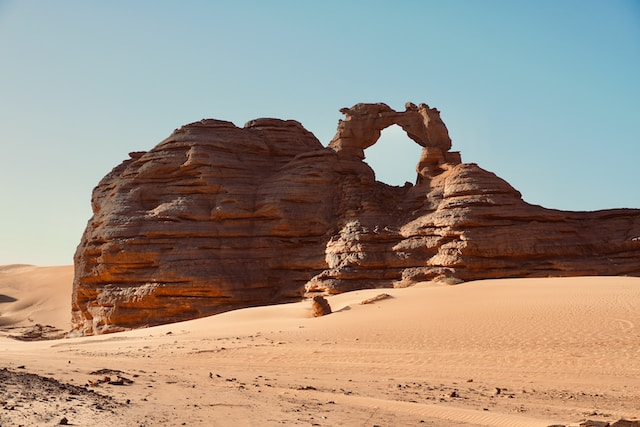
#> input picture ProiectJPEG/sample1.bmp, 640 x 427 px, given in place of sample2.bmp, which was not available
$ python main.py
#> lines starting #> are read from the running program, lines starting #| are printed output that depends on the picture; pictures that were not available may be replaced by others from this repository, and a replacement may not be noted
#> the answer given: 1
import pickle
import struct
import time
from collections import Counter
import matplotlib.pyplot as plt
import numpy as np
import matplotlib.pyplot
import matplotlib.image
from scipy import misc, ndimage
from scipy.fft import dctn, idctn
import cv2
from concurrent.futures import ThreadPoolExecutor
import heapq
import sys

Q_jpeg = [[16, 11, 10, 16, 24, 40, 51, 61],
          [12, 12, 14, 19, 26, 28, 60, 55],
          [14, 13, 16, 24, 40, 57, 69, 56],
          [14, 17, 22, 29, 51, 87, 80, 62],
          [18, 22, 37, 56, 68, 109, 103, 77],
          [24, 35, 55, 64, 81, 104, 113, 92],
          [49, 64, 78, 87, 103, 121, 120, 101],
          [72, 92, 95, 98, 112, 100, 103, 99]]

zigzag_indices = [
    0, 1, 5, 6, 14, 15, 27, 28, 2, 4, 7, 13, 16, 26, 29, 42,
    3, 8, 12, 17, 25, 30, 41, 43, 9, 11, 18, 24, 31, 40, 44, 53,
    10, 19, 23, 32, 39, 45, 52, 54, 20, 22, 33, 38, 46, 51, 55, 60,
    21, 34, 37, 47, 50, 56, 59, 61, 35, 36, 48, 49, 57, 58, 62, 63
]

sys.setrecursionlimit(2000)
Q_jpeg_np = np.array(Q_jpeg, dtype=np.float32)
zigzag_indices_np = np.array(zigzag_indices, dtype=np.int32)


# https://www.geeksforgeeks.org/dsa/huffman-coding-in-python/ de unde m am inspirat
class HuffmanNode:
    def __init__(self, freq, symbol=None):
        self.freq = freq
        self.symbol = symbol
        self.left = None
        self.right = None

    def __lt__(self, other):
        return self.freq < other.freq


def build_huff_tree(chars, freqs):
    priority_queue = [HuffmanNode(f, char) for char, f in zip(chars, freqs)]
    heapq.heapify(priority_queue)

    while len(priority_queue) > 1:
        # Iau primele 2 noduri cu frecv cea mai mica si le combin facand alt nod
        left_child = heapq.heappop(priority_queue)
        right_child = heapq.heappop(priority_queue)
        merged_node = HuffmanNode(freq=left_child.freq + right_child.freq)
        merged_node.left = left_child
        merged_node.right = right_child
        heapq.heappush(priority_queue, merged_node)

    return priority_queue[0]  # returnez varful


def build_huff_codes(node, code="", huffman_codes=None):
    if huffman_codes is None:
        huffman_codes = {}

    if node is not None:
        if node.symbol is not None:
            huffman_codes[node.symbol] = code
        build_huff_codes(node.left, code + "0", huffman_codes)
        build_huff_codes(node.right, code + "1", huffman_codes)

    return huffman_codes


def pack_to_binary(all_values, huff_dict):
    bit_list = [huff_dict[val] for val in all_values]
    bit_string = "".join(bit_list)

    # Calculez padding-ul pana la urm byte
    padding_len = 8 - (len(bit_string) % 8)
    bit_string += "0" * padding_len

    byte_arr = bytearray()
    for i in range(0, len(bit_string), 8):
        byte_arr.append(int(bit_string[i:i + 8], 2))

    return bytes(byte_arr), padding_len


def comprimareJPEG(path):
#> called with path = 'sample2.bmp'
    img = matplotlib.image.imread(path)
#> img is the input picture: shape (427, 640, 3); mean R, G, B 158.8, 145, 131.4

    # Vad daca imaginea se poate imparti in blocuri de 8x8, daca nu ii fac padding cu 0
    # print(img[:, :, 0].shape)
    h1, w1, _ = img.shape
#> h1 = 427; w1 = 640
    pad_h = (8 - (h1 % 8)) % 8
#> pad_h = 5
    pad_w = (8 - (w1 % 8)) % 8
#> pad_w = 0
    img = np.pad(img, ((0, pad_h), (0, pad_w), (0, 0)), mode='constant', constant_values=0)
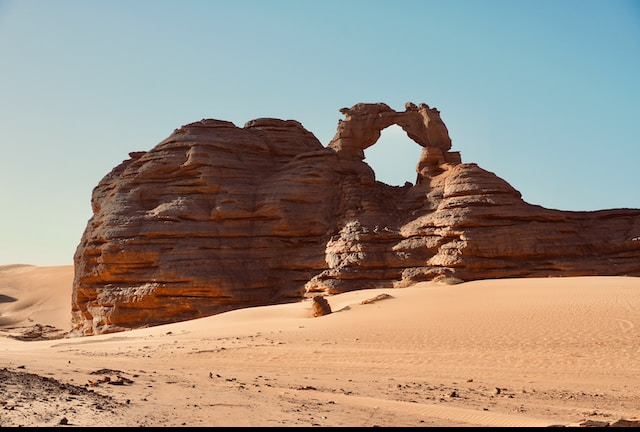
#> img: shape (432, 640, 3); mean R, G, B 157, 143.3, 129.9

    # Fac conversie ycbcr pt ca ochiul uman percepe mai bine intensitatea
    # luminii decat culori in sine si e mai usor de comprimat
    imgYCC = cv2.cvtColor(img, cv2.COLOR_RGB2YCrCb).astype(np.float32)
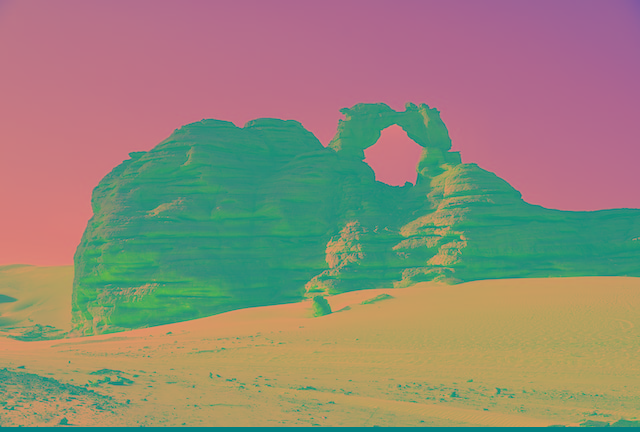
#> imgYCC: shape (432, 640, 3) float32; mean R, G, B 145.8, 135.9, 119
    h, w, _ = img.shape
#> h = 432; w = 640

    # Voi schimba abordarea si o sa dau reshape la matrice ca sa nu fac totul in py ca se misca greu
    blocks = imgYCC.reshape(h // 8, 8, w // 8, 8, 3).swapaxes(1, 2).reshape(-1, 8, 8, 3)
    # Pe scurt, in imgYCC aveam 3 matrici de h x w, acum transform totul intr o matrice mare de matrici de
    # 8 x 8 x 3 ca sa pot aplica totul in blocuri decat secvential cu for-uri

    # Calculez mediile pentru fiecare block si las np sa fac in spate
    means = np.mean(blocks, axis=(1, 2), keepdims=True)
    blocks_centered = blocks - means

    bs = dctn(blocks_centered, axes=(1, 2), norm='ortho')
    # Trb sa extind qjpeg sa aratae ca bs
    b_jpegs = np.round(bs / Q_jpeg_np[None, :, :, None])

    # Dau flat in vector
    flat_blocks = b_jpegs.reshape(-1, 64, 3)

    zigzag_vectors = flat_blocks[:, zigzag_indices_np, :]

    all_values_to_encode = zigzag_vectors.flatten()

    means = means.reshape(h // 8, w // 8, 3)
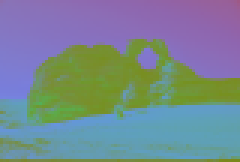
#> means: shape (54, 80, 3) float32 (shown 3 times larger); mean of channels 0, 1, 2 145.8, 135.9, 119; drawn as B, G, R

    # [40 lines of commented-out code are left out]

    x = Counter(all_values_to_encode)
#> x = 109 items
    symbols = list(x.keys())
#> symbols = 109 values, max 58 at index 108, min -51 at index 63, mean 3.05
    freqs = list(x.values())
#> freqs = 109 values, max 790327 at index 0, min 1 at index 64, mean 7609.5

    root = build_huff_tree(symbols, freqs)
#> in build_huff_tree, `priority_queue = [HuffmanNode(f, char) for char, f in zip(chars, freqs)]`: priority_queue = 109 items
#> the loop in build_huff_tree, `while len(priority_queue) > 1:` made 108 passes
    huffman_dict = build_huff_codes(root, "", None)
#> huffman_dict = 109 items

    binary_data, padding = pack_to_binary(all_values_to_encode, huffman_dict)
#> in pack_to_binary, `bit_list = [huff_dict[val] for val in all_values]`: bit_list = 829440 items
#> in pack_to_binary, `padding_len = 8 - (len(bit_string) % 8)`: padding_len = 3
#> the loop in pack_to_binary, `for i in range(0, len(bit_string), 8):` made 118737 passes
#> i on passes 2 to 4: 8, 16, 24
#> padding = 3

    # Pierd f mult timp pe packing si scriere in fisier, chiar am incercat sa optimizez mai mult dar n am reusit

    with open("compressed_image.bin", "wb") as f:
        f.write(struct.pack('II', w1, h1))
        f.write(struct.pack('IIB', w, h, padding))


        dict_bytes = pickle.dumps(huffman_dict)
        dict_size_bytes = len(dict_bytes)
#> dict_size_bytes = 3385

        f.write(struct.pack('I', dict_size_bytes))
        f.write(dict_bytes)

        f.write(binary_data)

    return means


def decomprimare_jpeg(path, means):
#> called with path = 'compressed_image.bin'
    with open(path, "rb") as f:
        w1, h1 = struct.unpack('II', f.read(8))
#> w1 = 640; h1 = 427
        w, h, padding = struct.unpack('IIB', f.read(9))
#> w = 640; h = 432; padding = 3
        dict_size_bytes = struct.unpack('I', f.read(4))[0]
#> dict_size_bytes = 3385

        dict_data = f.read(dict_size_bytes)
        huff_dict = pickle.loads(dict_data)
#> huff_dict = 109 items

        binary_data = f.read()

    bit_string = "".join(f"{byte:08b}" for byte in binary_data)
    if padding > 0:
        bit_string = bit_string[:-padding]

    reverse_huff_dict = {v: k for k, v in huff_dict.items()}
#> reverse_huff_dict = 109 items

    decoded_values = []
    current_code = ""

    for bit in bit_string:
        current_code += bit
        if current_code in reverse_huff_dict:
            decoded_values.append(reverse_huff_dict[current_code])
            current_code = ""
#> this loop made 949893 passes
#> bit on passes 1 to 12: '1', '1', '1', '0', '1', '0', '0', '1', '0', '1', '1', '1'
#> after the loop, decoded_values = 829440 items

    decoded_array = np.array(decoded_values, dtype=np.float32)
    flat_blocks = decoded_array.reshape(-1, 64, 3)
    blocks = np.zeros_like(flat_blocks)
    blocks[:, zigzag_indices_np, :] = flat_blocks
    blocks_quantized = blocks.reshape(-1, 8, 8, 3)
    bs = blocks_quantized * Q_jpeg_np[None, :, :, None]

    blocks_reconstructed = idctn(bs, axes=(1, 2), norm='ortho')

    h_blocks, w_blocks = means.shape[0], means.shape[1]
#> h_blocks = 54; w_blocks = 80
    means_reshaped = means.reshape(-1, 1, 1, 3)
    img_blocks = blocks_reconstructed + means_reshaped

    imgYCC = img_blocks.reshape(h_blocks, w_blocks, 8, 8, 3).swapaxes(1, 2).reshape(h_blocks * 8, w_blocks * 8, 3)
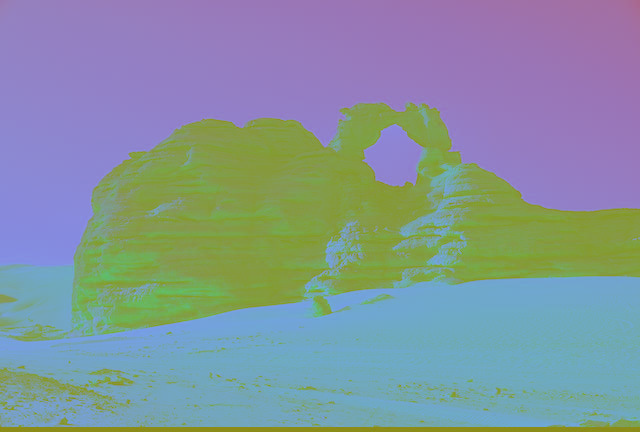
#> imgYCC: shape (432, 640, 3) float32; mean of channels 0, 1, 2 145.8, 135.9, 119; drawn with min black and max white
    imgYCC = np.clip(imgYCC, 0, 255).astype(np.uint8)
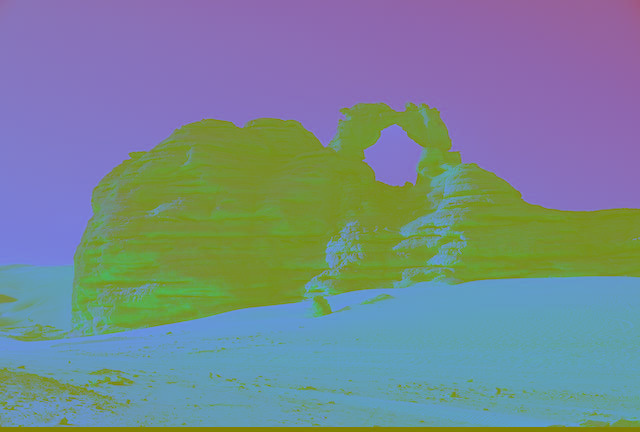
#> imgYCC: shape (432, 640, 3); mean of channels 0, 1, 2 145.4, 135.6, 118.6; drawn as B, G, R
    img_rgb = cv2.cvtColor(imgYCC, cv2.COLOR_YCrCb2RGB)
    img_rgb = img_rgb[:h1, :w1]
#> img_rgb: shape (427, 640, 3)

    return img_rgb


###########################################################################
# c)

# Voi cauta un alpha la care voi imparti matricea q_jpeg astfel incat sa afecteze mse dintre imaginea originala
# Si cea comprimata

# [290 lines left out: functions reconstruct, find_mse, comprimareJPEG_MSE, decomprimare_jpeg_MSE, compress_frame, decompress_frame and 2 more, not called in this run]


option = input("Choose option:"
               "\n1) Comprimare JPEG"
               "\n2) Comprimare JPEG cu MSE"
               "\n3) Comprimare video\n")
match option:
    case "1":
        path = "sample2.bmp"
        means = comprimareJPEG(path)
        img_rgb = decomprimare_jpeg("compressed_image.bin", means)
        fig, ax = plt.subplots(1, 2, figsize=(15, 7))
        img = matplotlib.image.imread(path)
        ax[0].imshow(img_rgb)
        ax[0].set_title("Fake JPEG Compressed")
        ax[1].imshow(img)
        ax[1].set_title("Original")
        plt.show()
    case "2":
        mse = int(input("Please provide a mse threshold: "))
        path = "sample1.bmp"
        means_mse, alpha = comprimareJPEG_MSE(path, mse)
        img_rgb_mse = decomprimare_jpeg_MSE("compressed_image_mse.bin", means_mse, alpha)
        means = comprimareJPEG(path)
        img_rgb = decomprimare_jpeg("compressed_image.bin", means)
        fig, ax = plt.subplots(1, 3, figsize=(15, 7))
        img = matplotlib.image.imread(path)
        ax[0].imshow(img_rgb)
        ax[0].set_title("Fake JPEG Compressed")
        ax[1].imshow(img_rgb_mse)
        ax[1].set_title(f"Fake JPEG with MSE of {mse}")
        ax[2].imshow(img)
        ax[2].set_title("Original")
        plt.tight_layout()
        plt.show()
    case "3":
        compress_video("video1.mp4", "compressed_video1.bin")
        decompress_video("compressed_video1.bin", "decompressed_video1.mp4")
    case _:
        print("Wrong option")
